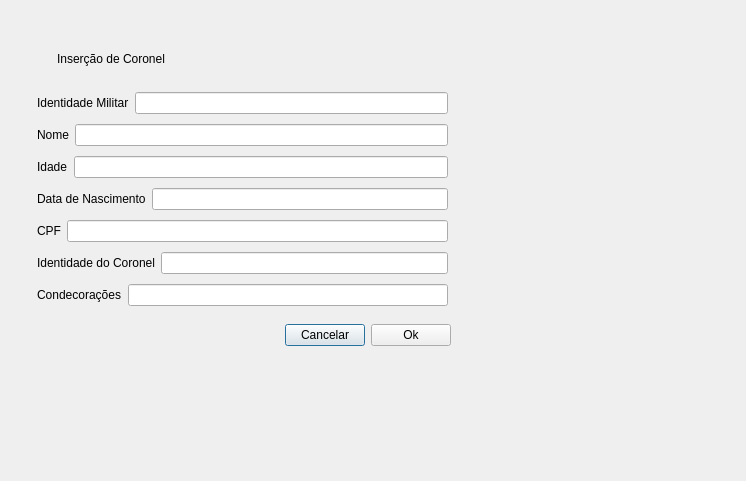
<?xml version="1.0" encoding="UTF-8"?>
<ui version="4.0">
 <class>winInsercaoCoronel</class>
 <widget class="QDialog" name="winInsercaoCoronel">
  <property name="geometry">
   <rect>
    <x>0</x>
    <y>0</y>
    <width>746</width>
    <height>481</height>
   </rect>
  </property>
  <property name="windowTitle">
   <string>Dialog</string>
  </property>
  <widget class="QWidget" name="layoutWidget">
   <property name="geometry">
    <rect>
     <x>40</x>
     <y>320</y>
     <width>411</width>
     <height>31</height>
    </rect>
   </property>
   <layout class="QHBoxLayout" name="horizontalLayout_8">
    <item>
     <spacer name="horizontalSpacer">
      <property name="orientation">
       <enum>Qt::Horizontal</enum>
      </property>
      <property name="sizeHint" stdset="0">
       <size>
        <width>40</width>
        <height>20</height>
       </size>
      </property>
     </spacer>
    </item>
    <item>
     <widget class="QPushButton" name="Cancelar">
      <property name="text">
       <string>Cancelar</string>
      </property>
     </widget>
    </item>
    <item>
     <widget class="QPushButton" name="Ok">
      <property name="text">
       <string>Ok</string>
      </property>
     </widget>
    </item>
   </layout>
  </widget>
  <widget class="QLabel" name="label">
   <property name="geometry">
    <rect>
     <x>57</x>
     <y>48</y>
     <width>141</width>
     <height>21</height>
    </rect>
   </property>
   <property name="text">
    <string>Inserção de Coronel</string>
   </property>
  </widget>
  <widget class="QWidget" name="layoutWidget_2">
   <property name="geometry">
    <rect>
     <x>37</x>
     <y>88</y>
     <width>411</width>
     <height>227</height>
    </rect>
   </property>
   <layout class="QVBoxLayout" name="verticalLayout">
    <item>
     <layout class="QHBoxLayout" name="horizontalLayout">
      <item>
       <widget class="QLabel" name="label_5">
        <property name="text">
         <string>Identidade Militar</string>
        </property>
       </widget>
      </item>
      <item>
       <widget class="QLineEdit" name="lineEditMilitar"/>
      </item>
     </layout>
    </item>
    <item>
     <layout class="QHBoxLayout" name="horizontalLayout_2">
      <item>
       <widget class="QLabel" name="label_3">
        <property name="text">
         <string>Nome</string>
        </property>
       </widget>
      </item>
      <item>
       <widget class="QLineEdit" name="lineEditNome"/>
      </item>
     </layout>
    </item>
    <item>
     <layout class="QHBoxLayout" name="horizontalLayout_3">
      <item>
       <widget class="QLabel" name="idade">
        <property name="text">
         <string>Idade</string>
        </property>
       </widget>
      </item>
      <item>
       <widget class="QLineEdit" name="lineEditIdade"/>
      </item>
     </layout>
    </item>
    <item>
     <layout class="QHBoxLayout" name="horizontalLayout_4">
      <item>
       <widget class="QLabel" name="datadenascimento">
        <property name="text">
         <string>Data de Nascimento</string>
        </property>
       </widget>
      </item>
      <item>
       <widget class="QLineEdit" name="lineEditDatNasc"/>
      </item>
     </layout>
    </item>
    <item>
     <layout class="QHBoxLayout" name="horizontalLayout_5">
      <item>
       <widget class="QLabel" name="label_7">
        <property name="text">
         <string>CPF</string>
        </property>
       </widget>
      </item>
      <item>
       <widget class="QLineEdit" name="lineEditCPF"/>
      </item>
     </layout>
    </item>
    <item>
     <layout class="QHBoxLayout" name="horizontalLayout_6">
      <item>
       <widget class="QLabel" name="label_2">
        <property name="text">
         <string>Identidade do Coronel</string>
        </property>
       </widget>
      </item>
      <item>
       <widget class="QLineEdit" name="lineEditIdCoronel"/>
      </item>
     </layout>
    </item>
    <item>
     <layout class="QHBoxLayout" name="horizontalLayout_7">
      <item>
       <widget class="QLabel" name="label_8">
        <property name="text">
         <string>Condecorações</string>
        </property>
       </widget>
      </item>
      <item>
       <widget class="QLineEdit" name="lineEditCondec"/>
      </item>
     </layout>
    </item>
   </layout>
  </widget>
 </widget>
 <resources/>
 <connections/>
</ui>
